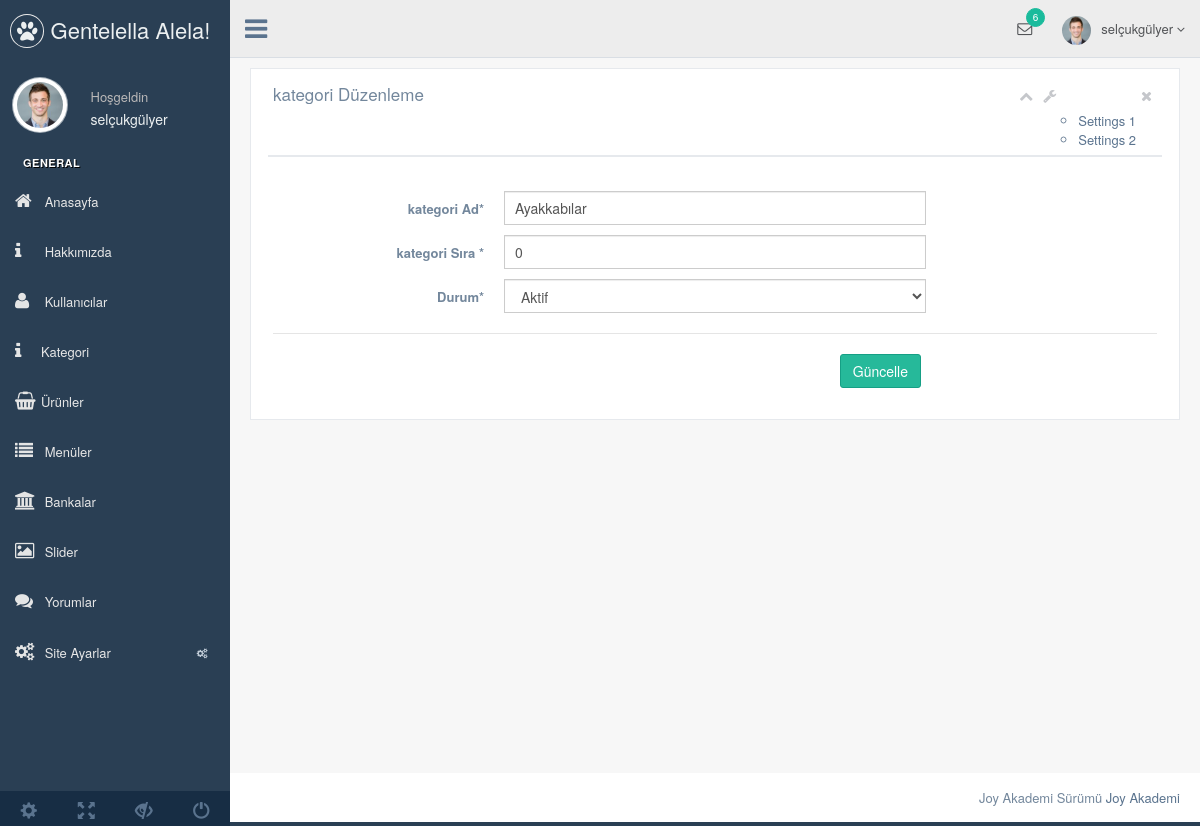
The page /nedmin/production/kategori-duzenle.php?kategori_id=9 (signed in) on the database its author committed.
### tables this page shows
CREATE TABLE `kullanici` (
  `kullanici_id` int(11) NOT NULL,
  `kullanici_zaman` datetime NOT NULL DEFAULT CURRENT_TIMESTAMP,
  `kullanici_tc` varchar(250) NOT NULL,
  `kullanici_ad` varchar(50) NOT NULL,
  `kullanici_mail` varchar(50) NOT NULL,
  `kullanici_gsm` varchar(100) NOT NULL,
  `kullanici_password` varchar(50) NOT NULL,
  `kullanici_adsoyad` varchar(50) NOT NULL,
  `kullanici_adres` varchar(50) NOT NULL,
  `kullanici_il` varchar(250) NOT NULL,
  `kullanici_ilce` varchar(250) NOT NULL,
  `kullanici_unvan` varchar(100) NOT NULL,
  `kullanici_yetki` varchar(50) NOT NULL,
  `kullanici_durum` int(1) NOT NULL DEFAULT '1'
);

CREATE TABLE `kategori` (
  `kategori_id` int(11) NOT NULL,
  `kategori_ad` varchar(250) NOT NULL,
  `kategori_ust` int(2) NOT NULL,
  `kategori_seourl` varchar(250) NOT NULL,
  `kategori_sira` int(2) NOT NULL,
  `kategori_durum` enum('0','1') NOT NULL DEFAULT '1'
);

### nedmin/production/kategori-duzenle.php (the view, shortened to what this page needs)
<?php
include'header.php';
  $kategorisor=$db->prepare("SELECT * from kategori where kategori_id=:id" );
  $kategorisor->execute(array
    (
      'id' => $_GET['kategori_id']
    ));
  $kategoricek=$kategorisor->fetch(PDO::FETCH_ASSOC);
 ?>
 <head>
</head>
        <div class="right_col" role="main">
          <div class="">
            <div class="row">
              <div class="col-md-12 col-sm-12 col-xs-12">
                <div class="x_panel">
                  <div class="x_title">
                    <h2>kategori Düzenleme </h2>
                    <ul class="nav navbar-right panel_toolbox">
                      <li><a class="collapse-link"><i class="fa fa-chevron-up"></i></a>
                      </li>
                      <li class="dropdown">
                        <a href="#" class="dropdown-toggle" data-toggle="dropdown" role="button" aria-expanded="false"><i class="fa fa-wrench"></i></a>
                        <ul class="dropdown-kategori" role="kategori">
                          <li><a href="#">Settings 1</a>
                          </li>
                          <li><a href="#">Settings 2</a>
                          </li>
                        </ul>
                      </li>
                      <li><a class="close-link"><i class="fa fa-close"></i></a>
                      </li>
                    </ul>
                    <div class="clearfix"></div>
                  </div>
                  <div class="x_content">
                    <br />
                    <form action="../netting/islem.php" method="POST" id="demo-form2" data-parsley-validate class="form-horizontal form-label-left">
                       <div class="form-group">
                        <label class="control-label col-md-3 col-sm-3 col-xs-12" for="first-name">kategori Ad<span class="required">*</span>
                        </label>
                        <div class="col-md-6 col-sm-6 col-xs-12">
                          <input type="text" id="first-name" name="kategori_ad" required="required" value="<?php echo $kategoricek['kategori_ad'] ?>" class="form-control col-md-7 col-xs-12">
                        </div>
                      </div>
                       <div class="form-group">
                        <label class="control-label col-md-3 col-sm-3 col-xs-12" for="first-name">kategori Sıra <span class="required">*</span>
                        </label>
                        <div class="col-md-6 col-sm-6 col-xs-12">
                          <input type="text" id="first-name" name="kategori_sira" value="<?php echo $kategoricek['kategori_sira'] ?>" required="required" class="form-control col-md-7 col-xs-12">
                        </div>
                      </div>
                        <div class="form-group">
                        <label class="control-label col-md-3 col-sm-3 col-xs-12" for="first-name">Durum<span class="required">*</span>
                        </label>
                        <div class="col-md-6 col-sm-6 col-xs-12">
                          <select type="text" id="first-name" name="kategori_durum"  required="required" class="form-control">
                          <option value="1" <?php echo $kategoricek['kategori_durum']=='1' ? 'selected=""' : ''; ?>>
                          Aktif</option>
                          </select>
                        </div>
                      </div>
                      <div class="ln_solid"></div>
                      <div class="form-group">
                        <div align="right" class="col-md-6 col-sm-6 col-xs-12 col-md-offset-3">
                          <button type="submit" name="kategoriduzenle" class="btn btn-success">Güncelle</button>
                        </div>
                      </div>
                    </form>
                  </div>
                </div>
              </div>
            </div>
          </div>
        </div>
     <?php include 'footer.php'; ?>

### nedmin/production/header.php (shortened to what this page needs)
<?php
  include '../netting/baglan.php';
    $kullanicisor=$db->prepare("SELECT * from kullanici where kullanici_mail=:mail" );
  $kullanicisor->execute(array
    (
      'mail' => $_SESSION['kullanici_mail']
    ));
  $kullanicicek=$kullanicisor->fetch(PDO::FETCH_ASSOC);
 ?>
<!DOCTYPE html>
<html lang="en">
  <head>
    <link href="../vendors/bootstrap/dist/css/bootstrap.min.css" rel="stylesheet">
    <link href="../vendors/font-awesome/css/font-awesome.min.css" rel="stylesheet">
    <link href="../vendors/nprogress/nprogress.css" rel="stylesheet">
    <link href="../vendors/iCheck/skins/flat/green.css" rel="stylesheet">
    <link href="../vendors/datatables.net-bs/css/dataTables.bootstrap.min.css" rel="stylesheet">
    <link href="../vendors/datatables.net-buttons-bs/css/buttons.bootstrap.min.css" rel="stylesheet">
    <link href="../vendors/datatables.net-fixedheader-bs/css/fixedHeader.bootstrap.min.css" rel="stylesheet">
    <link href="../vendors/datatables.net-responsive-bs/css/responsive.bootstrap.min.css" rel="stylesheet">
    <link href="../vendors/datatables.net-scroller-bs/css/scroller.bootstrap.min.css" rel="stylesheet">
    <link rel="stylesheet"  href="../vendors/dropzone/dist/min/dropzone.min.css">
    <link href="../build/css/custom.min.css" rel="stylesheet">
  </head>
  <body class="nav-md">
    <div class="container body">
      <div class="main_container">
        <div class="col-md-3 left_col">
          <div class="left_col scroll-view">
            <div class="navbar nav_title" style="border: 0;">
              <a href="index.html" class="site_title"><i class="fa fa-paw"></i> <span>Gentelella Alela!</span></a>
            </div>
            <div class="profile clearfix">
              <div class="profile_pic">
                <img src="images/img.jpg" alt="..." class="img-circle profile_img">
              </div>
              <div class="profile_info">
                <span>Hoşgeldin</span>
                <h2><?php echo $kullanicicek['kullanici_adsoyad'] ?></h2>
              </div>
            </div>
            <br />
            <div id="sidebar-menu" class="main_menu_side hidden-print main_menu">
              <div class="menu_section">
                <h3>General</h3>
                <ul class="nav side-menu">
                   <li><a href="index.php"><i class="fa fa-home"></i> Anasayfa </a></li>
                     <li><a href="hakkimizda.php"><i class="fa fa-info"></i> Hakkımızda </a></li>
                      <li><a href="kullanici.php"><i class="fa fa-user"></i> Kullanıcılar </a></li>
                      <li><a href="kategori.php"><i class="fa fa-info"></i>Kategori</a></li>
                      <li><a href="urun.php"><i class="fa fa-shopping-basket"></i>Ürünler</a></li>
                      <li><a href="menu.php"><i class="fa fa-list"></i> Menüler </a></li>
                      <li><a href="banka.php"><i class="fa fa-university"></i> Bankalar </a></li>
                       <li><a href="slider.php"><i class="fa fa-image"></i> Slider </a></li>
                       <li><a href="yorumlar.php"><i class="fa fa-comments"></i> Yorumlar </a></li>
                  <li><a><i class="fa fa-cogs"></i> Site Ayarlar <span class="fa fa-cogs"></span></a>
                  </li>
                  </ul>
              </div>
            </div>
            <div class="sidebar-footer hidden-small">
              <a data-toggle="tooltip" data-placement="top" title="Settings">
                <span class="glyphicon glyphicon-cog" aria-hidden="true"></span>
              </a>
              <a data-toggle="tooltip" data-placement="top" title="FullScreen">
                <span class="glyphicon glyphicon-fullscreen" aria-hidden="true"></span>
              </a>
              <a data-toggle="tooltip" data-placement="top" title="Lock">
                <span class="glyphicon glyphicon-eye-close" aria-hidden="true"></span>
              </a>
              <a data-toggle="tooltip" data-placement="top" title="Logout">
                <span class="glyphicon glyphicon-off" aria-hidden="true"></span>
              </a>
            </div>
          </div>
        </div>
        <div class="top_nav">
          <div class="nav_menu">
            <nav>
              <div class="nav toggle">
                <a id="menu_toggle"><i class="fa fa-bars"></i></a>
              </div>
              <ul class="nav navbar-nav navbar-right">
                <li class="">
                  <a href="javascript:;" class="user-profile dropdown-toggle" data-toggle="dropdown" aria-expanded="false">
                    <img src="images/img.jpg" alt=""><?php echo $kullanicicek['kullanici_adsoyad'] ?>
                    <span class=" fa fa-angle-down"></span>
                  </a>
                </li>
                <li role="presentation" class="dropdown">
                  <a href="javascript:;" class="dropdown-toggle info-number" data-toggle="dropdown" aria-expanded="false">
                    <i class="fa fa-envelope-o"></i>
                    <span class="badge bg-green">6</span>
                  </a>
                </li>
              </ul>
            </nav>
          </div>
        </div>

### rows shown on the page
kullanici: kullanici_adsoyad "selçukgülyer"
kategori: kategori_ad "Ayakkabılar", kategori_sira "0", kategori_durum "Aktif"
